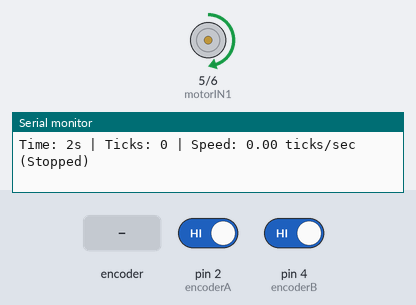
Bench run of a sketch on a simulated Arduino Uno, built with avr-gcc and run on an emulated ATmega328P. On the bench: motor-driver pin pairs drawn as motors (green arrow = first pin HIGH = forward, orange = second pin HIGH = backward, longer = more drive, scaled by the enable pin), the last lines printed to the serial monitor. The test bench sets the inputs (shaded band); at power-on: pin 2 (encoderA) HIGH, pin 4 (encoderB) HIGH.

Above: at 2.2 s.
2.3 s: rotary encoder on pin 2 (encoderA) / pin 4 (encoderB) turned 1 step (first pin leading)
At 5.4 s:
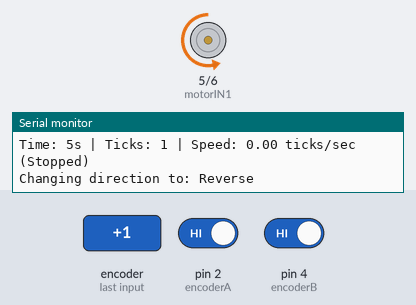
5.5 s: rotary encoder on pin 2 (encoderA) / pin 4 (encoderB) turned 2 steps (second pin leading)
At 8.5 s:
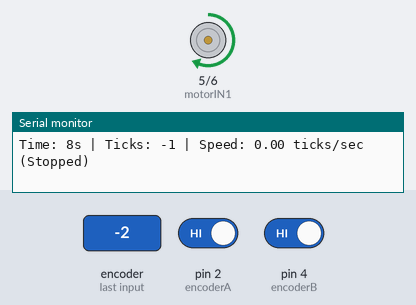
Timing chart, 0 to 20.5 s (numbered marks = the images above; inputs shaded):
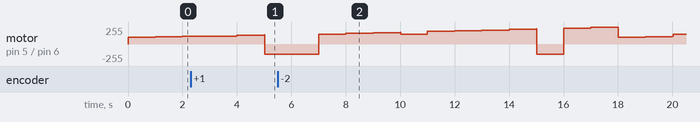

The sketch:

Question3.ino
```cpp
// =========== Pin Definitions ===========
// Encoder pins
const int encoderA = 2;   // INT0 - Channel A
const int encoderB = 4;   // Channel B

// Motor control pins (L298N)
const int motorIN1 = 5;
const int motorIN2 = 6;
const int motorEN = 9;    // PWM pin for speed control

// =========== Encoder Variables ===========
volatile long encoderCount = 0;    // Updated inside interrupt
long lastCount = 0;                // Previous count for speed calc
unsigned long lastTime = 0;        // Last time we measured speed
float speedTicksPerSec = 0;        // Speed in ticks/second

// =========== Interrupt Function ===========
// Runs on every rising edge of Channel A
void handleEncoder() {
  // Check Channel B to know rotation direction
  if (digitalRead(encoderB) == LOW) {
    encoderCount++;   // Clockwise
  } else {
    encoderCount--;   // Counter-clockwise
  }
}

// =========== Motor Setup ===========
void setupMotor() {
  pinMode(motorIN1, OUTPUT);
  pinMode(motorIN2, OUTPUT);
  pinMode(motorEN, OUTPUT);

  // Motor starts stopped
  digitalWrite(motorIN1, LOW);
  digitalWrite(motorIN2, LOW);
  analogWrite(motorEN, 0);
}

// =========== Run Motor ===========
// speed: 0–255 PWM
// forward: true = forward, false = reverse
void runMotor(int speed, bool forward = true) {
  if (forward) {
    digitalWrite(motorIN1, HIGH);
    digitalWrite(motorIN2, LOW);
  } else {
    digitalWrite(motorIN1, LOW);
    digitalWrite(motorIN2, HIGH);
  }
  analogWrite(motorEN, speed);
}

// =========== Stop Motor ===========
void stopMotor() {
  digitalWrite(motorIN1, LOW);
  digitalWrite(motorIN2, LOW);
  analogWrite(motorEN, 0);
}

// =========== SETUP ================
void setup() {
  Serial.begin(9600);
  Serial.println("DC Motor with Encoder Test");

  // Encoder setup
  pinMode(encoderA, INPUT_PULLUP);
  pinMode(encoderB, INPUT_PULLUP);
  attachInterrupt(digitalPinToInterrupt(encoderA), handleEncoder, RISING);

  // Motor setup
  setupMotor();

  lastTime = millis();

  // Start motor at low speed for testing
  Serial.println("Starting motor...");
  runMotor(100, true);
  delay(1000);
}

// =========== MAIN LOOP =============
void loop() {
  unsigned long currentTime = millis();
  unsigned long elapsed = currentTime - lastTime;

  // Calculate speed every 1 second
  if (elapsed >= 1000) {
    long ticks = encoderCount - lastCount;
    speedTicksPerSec = ticks * (1000.0 / elapsed);

    Serial.print("Time: ");
    Serial.print(currentTime / 1000);
    Serial.print("s | Ticks: ");
    Serial.print(encoderCount);
    Serial.print(" | Speed: ");
    Serial.print(speedTicksPerSec);
    Serial.print(" ticks/sec");

    // Print direction
    if (ticks > 0) {
      Serial.println(" (Clockwise)");
    } else if (ticks < 0) {
      Serial.println(" (Counter-clockwise)");
    } else {
      Serial.println(" (Stopped)");

      // If motor stops, increase speed slightly
      static int motorSpeed = 100;
      motorSpeed += 10;
      if (motorSpeed > 255) motorSpeed = 100;
      runMotor(motorSpeed, true);
    }

    // Update values
    lastCount = encoderCount;
    lastTime = currentTime;
  }

  // Change direction every 5 seconds (test only)
  static unsigned long lastDirectionChange = 0;
  if (currentTime - lastDirectionChange > 5000) {
    lastDirectionChange = currentTime;
    static bool forward = true;
    forward = !forward;
    Serial.print("Changing direction to: ");
    Serial.println(forward ? "Forward" : "Reverse");
    runMotor(150, forward);
  }
}
```
